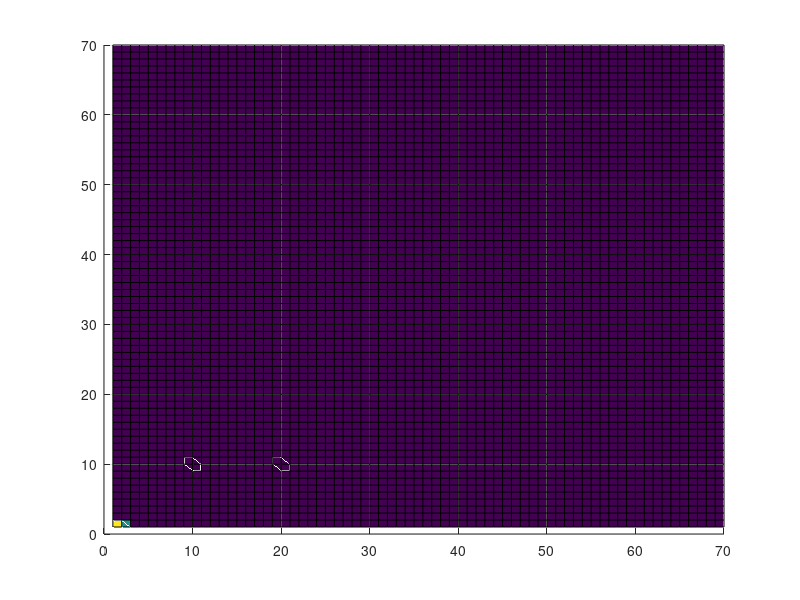

The MATLAB script that drew this image:
% D*

% Environment Variables
clc;
clear all;

n = 70; % Size of environment
Environment = zeros(n,n); % Blank Playing Environment
Environment(1,1) = 100;
Environment(1,2) = 50;
figure(1)
h = surf(Environment);
view(2)

pause(5);
disp("updated");

Environment(10,10) = 100;
Environment(10,20) = 50;

set(h,'zdata',Environment);
drawnow


